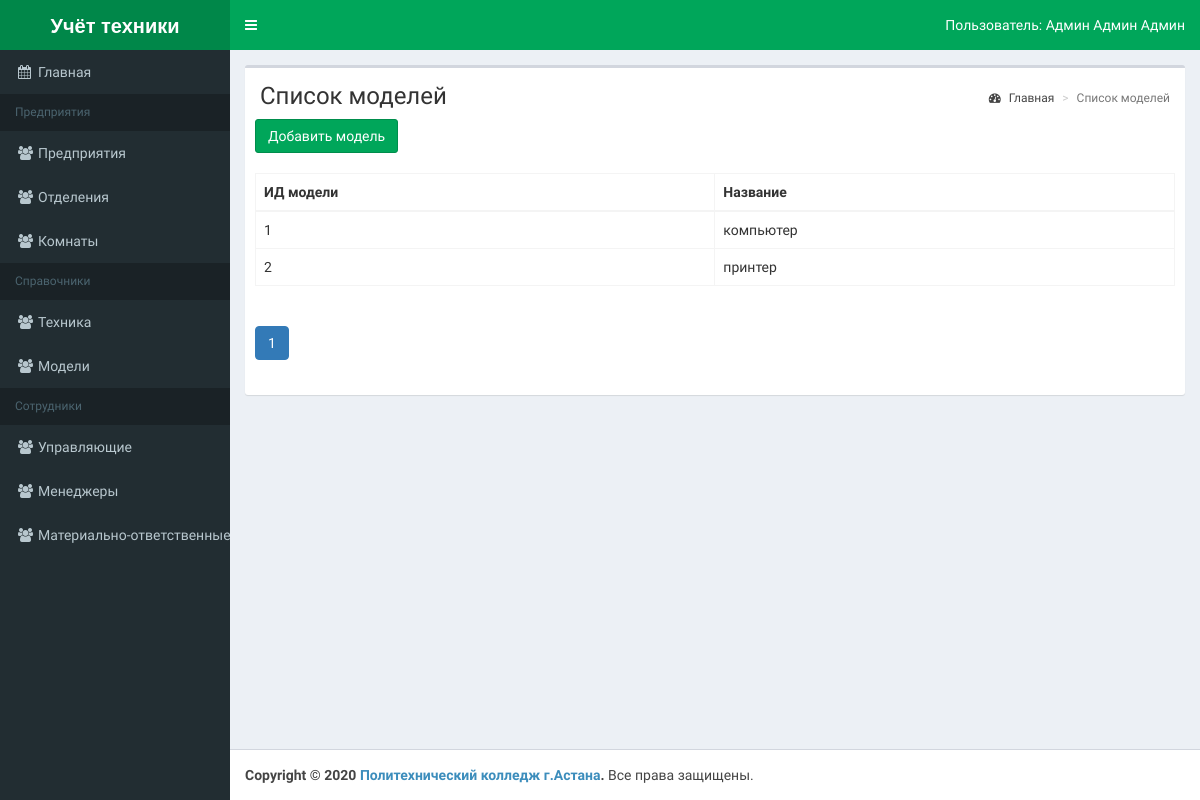
Page /uchet/list-models.php (signed in) on the earlier database version.
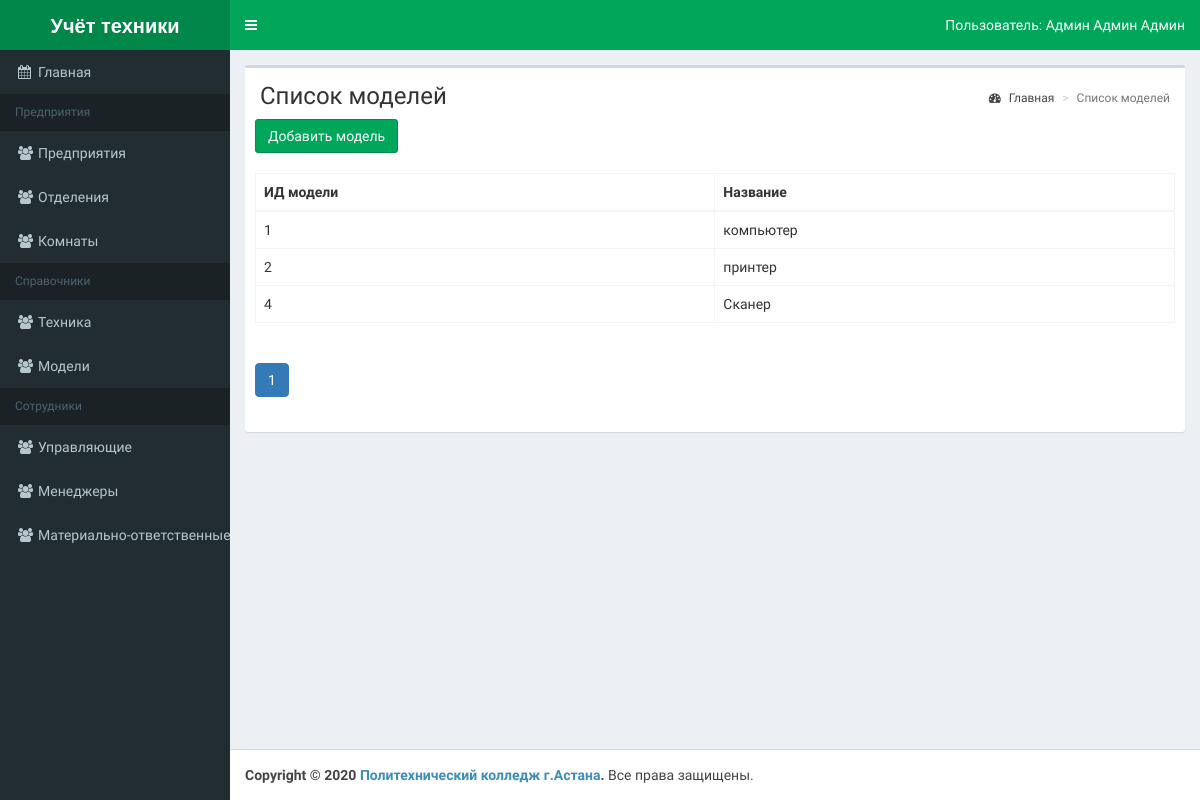
Same page on the later database version.
### tables this page shows
CREATE TABLE `models` (
  `model_id` smallint NOT NULL,
  `name` varchar(50) NOT NULL
);

### uchet/classes/Connect.php (called while the page is built, shortened)
<?php
abstract class Connect {
	function __construct() {
		try
		{
			$this->db = new PDO('mysql:host='.self::HOST.'; dbname='.self::DB_NAME, self::DB_USER, self::DB_PASSWORD);
		}
		catch(PDOException $e) {
			echo $e->getMessage();
		}
	}
}
?>

### uchet/classes/ModelsConnect.php (called while the page is built, shortened)
<?php
class ModelsConnect extends Connect
{
	public function count(){
        $res = $this->db->query("SELECT COUNT(*) AS cnt FROM models");
        return $res->fetch(PDO::FETCH_OBJ)->cnt;
    }
    public function findAllModels ($ofset=0, $limit=30) {
    	$res = $this->db->query("SELECT models.model_id AS id, models.name AS name FROM models");
    	return $res->fetchAll(PDO::FETCH_OBJ);
    }
}
?>

### uchet/list-models.php (the view, shortened to what this page needs)
<?php
    $size = 5;
    if (isset($_GET['page'])) {
        $page = Helper::clearInt($_GET['page']);
    }
    else {
        $page = 1;
    }
    $modelsconnect = new ModelsConnect();
    $count = $modelsconnect->count();
    $models = $modelsconnect->findAllModels($page*$size-$size,$size);
    require_once 'template/header.php';
?>
<div class="row">
    <div class="col-xs-12">
    <div class="box">
    <section class="content-header">
        <h1>Список моделей</h1>
        <ol class="breadcrumb">
            <li><a href="/index.php"><i class="fa fa-dashboard"></i> Главная</a></li>
            <li class="active">Список моделей</li>
        </ol>
    </section>
    <div class="box-body">
    <a class="btn btn-success" href="add-model.php">Добавить модель</a>
</div>
<div class="box-body">
<?php
if ($models) {
?>
<table id="example2" class="table table-bordered table-hover">
<thead>
    <tr>
        <th>ИД модели</th>
        <th>Название</th>
    </tr>
</thead>
<tbody>
<?php
foreach ($models as $model) {
        echo '<tr>';
        echo '<td>'.$model->id.'</td>';
        echo '<td>'.$model->name.'</a></td>';
}
?>
</tbody>
</table>
<?php } else {
echo 'Ни одной модели не найдено';
} ?>
</div>
<div class="box-body">
<?php Helper::paginator($count, $page,$size); ?>
</div>
</div>
</div>
</div>
<?php
require_once 'template/footer.php';
?>

### uchet/classes/Helper.php (shortened to what this page needs)
<?php
	class Helper
	{
                    foreach ($options as $option) { ?>
                    <?php }
		public static function paginator($count, $current=1, $size=30){
          $numPages=ceil($count/$size);
          $href = $_SERVER['PHP_SELF'].'?page=';
          echo '<ul class="pagination ">';
          for ($i = 1; $i<=$numPages; $i++) {
               if ($current == $i) {
                     echo ' <li class="paginate_button active"><a href="'.$href.$i.'" data-dt-idx="'.$i.'" tabindex="0">'.$i.'</a></li>';
               }
               else {
                    echo ' <li class="paginate_button"><a href="'.$href.$i.'" data-dt-idx="'.$i.'" tabindex="0">'.$i.'</a></li>';
               }
          }
          echo '</ul>';
     }
}
?>

Differences in the rows shown:
added models: model_id "4", name "Сканер"
